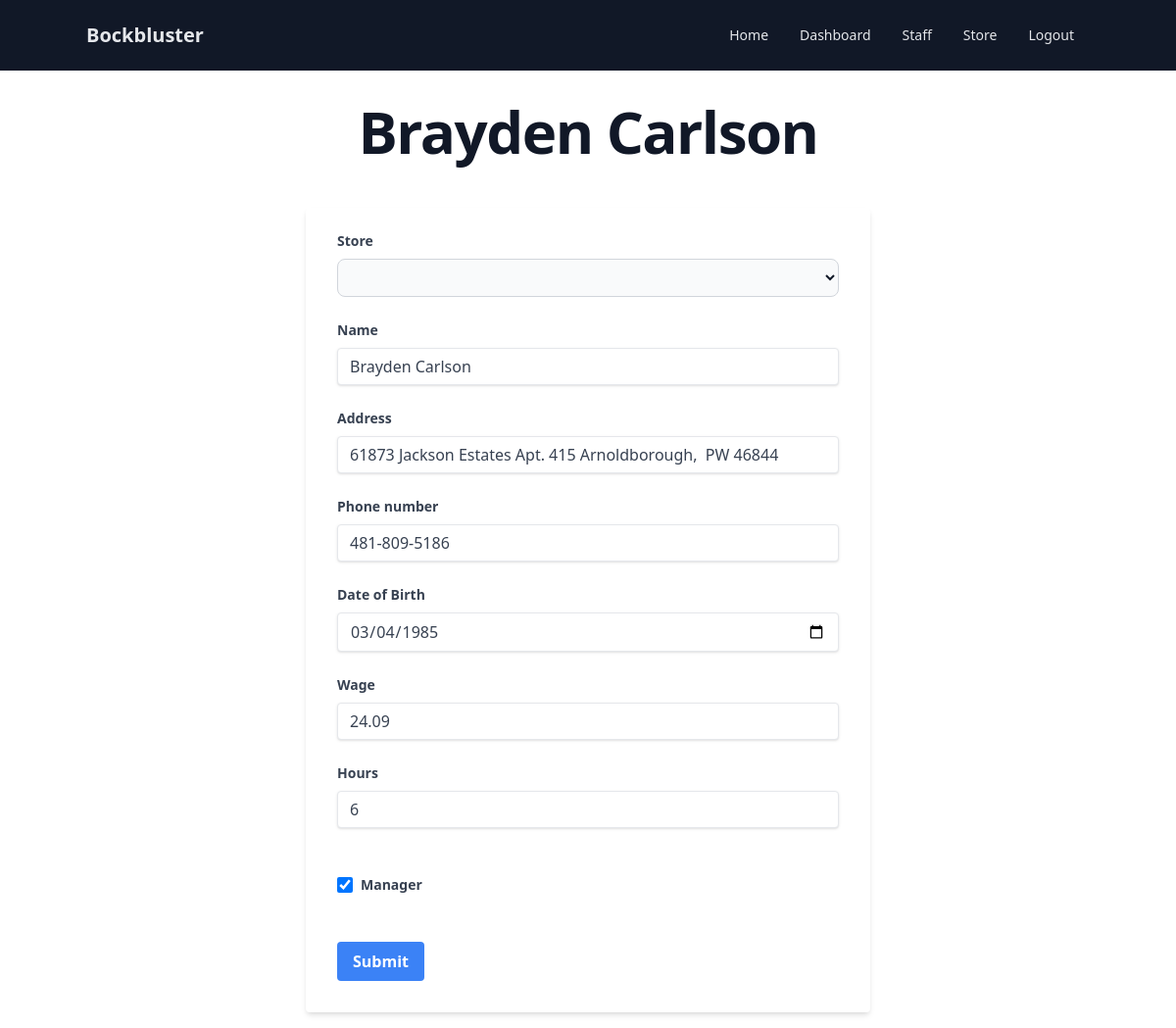
Screenshot of /update_staff_form.php?ID=2 (signed in) with the database file from the repository.
### tables this page shows
create table STAFF(
    ID int auto_increment,
    SID int,
    name varchar(100),
    username varchar(100),
    password varchar(255),
    address varchar(100),
    phone varchar(20),
    dob date,
    wage float(2),
    hours int unsigned,
    manager boolean,
    primary key (ID),
    foreign key (SID) references STORE(SID)
);

### compatibility/fetch.php (called while the page is built)
<?php
    function get($statement)
    {
        $collection = array();
        $count = $statement->num_rows;
        if ($count > 0)
        {
            while ($row = fetch($statement))
            {
                array_push($collection, $row);
            }
            $count = count($collection);
            if ($count > 0)
                return $collection;
            return null;
        }
        return null;
    }
    function fetch($statement)
    {
        if ($statement->num_rows > 0)
        {
            $metadata = $statement->result_metadata();
            $result = array();
            $parameters = array();
            while ($field = $metadata->fetch_field())
            {
                $parameters[] = &$result[$field->name];
            }
            call_user_func_array(
                array($statement, "bind_result"),
                $parameters
            );
            $row = $statement->fetch();
            if ($row)
                return $result;
        }
        return null;
    }
?>

### update_staff_form.php (the view, shortened to what this page needs)
<?php
    include_once("connection.php");
    include_once "compatibility/fetch.php";
    include_once("component/header.php");
    $ID = isset($_GET["ID"]);
    if ($ID) {
        $sql = "select * from STAFF where ID=?";
        $statement = $connection->prepare($sql);
        $statement->bind_param("s", $_GET["ID"]);
        $statement->execute();
        $statement->store_result();
        $employee = fetch($statement);
        $manager = $employee["manager"] ? "checked" : "";
    } else {
        echo "Please enter a staff ID to update.";
        return;
    }
    $sql = "select name, SID from STORE";
    $statement = $connection->prepare($sql);
    $statement->execute();
    $statement->store_result();
    $stores = get($statement);
    $row = isset($stores);
?>
<main>
    <h1 class="mt-8 mb-12 text-4xl font-extrabold tracking-tight leading-none text-gray-900 md:text-5xl lg:text-6xl">
        <a href="update_staff_form.php?ID=<?= $employee["ID"]; ?>"><?= $employee["name"]; ?></a>
    </h1>
    <div class="flex items-center justify-center h-fit">
        <div class="w-full max-w-xl">
            <form action="update_staff.php" method=post class="bg-white shadow-md rounded px-8 pt-6 pb-8 mb-4">
                <?php if ($row): ?>
                    <div class="mb-6">
                        <label class="block text-gray-700 text-sm font-bold mb-2" for="SID">Store</label>
                        <select id="SID" name="SID" class="py-2 px-3 bg-gray-50 border border-gray-300 text-gray-900 text-sm rounded-lg focus:ring-blue-500 focus:border-blue-500 block w-full p-2.5" required>
                            <option selected disabled hidden></option>
                            <?php foreach($stores as $store): ?>
                                <option value=<?= $store["SID"]; ?>><?= $store["name"]; ?></option>
                            <?php endforeach; ?>
                        </select>
                    </div>
                <?php endif; ?>
                <div class="mb-6">
                    <label class="block text-gray-700 text-sm font-bold mb-2" for="name">Name</label>
                    <input class="shadow appearance-none border rounded w-full py-2 px-3 text-gray-700 leading-tight focus:outline-none focus:shadow-outline" id="name" name="name" type="text" value="<?= $employee["name"]; ?>" placeholder="John Doe" required>
                </div>
                <div class="mb-6">
                    <label class="block text-gray-700 text-sm font-bold mb-2" for="dob">Address</label>
                    <input class="shadow appearance-none border rounded w-full py-2 px-3 text-gray-700 leading-tight focus:outline-none focus:shadow-outline" id="address" name="address" type="text" value="<?= $employee["address"]; ?>" placeholder="123 Street NW, Lethbridge, AB" required>
                </div>
                <div class="mb-6">
                    <label class="block text-gray-700 text-sm font-bold mb-2" for="phone">Phone number</label>
                    <input class="shadow appearance-none border rounded w-full py-2 px-3 text-gray-700 leading-tight focus:outline-none focus:shadow-outline" id="phone" name="phone" type="tel" value="<?= $employee["phone"]; ?>" placeholder="403-555-5555" required>
                </div>
                <div class="mb-6">
                    <label class="block text-gray-700 text-sm font-bold mb-2" for="dob">Date of Birth</label>
                    <input class="shadow appearance-none border rounded w-full py-2 px-3 text-gray-700 leading-tight focus:outline-none focus:shadow-outline" id="dob" name="dob" type="date" value="<?= $employee["dob"]; ?>" placeholder="1975-01-01" required>
                </div>
                <div class="mb-6">
                    <label class="block text-gray-700 text-sm font-bold mb-2" for="wage">Wage</label>
                    <input class="shadow appearance-none border rounded w-full py-2 px-3 text-gray-700 leading-tight focus:outline-none focus:shadow-outline" id="wage" name="wage" type="text" value="<?= $employee["wage"]; ?>" placeholder="14.00" required>
                </div>
                <div class="mb-12">
                    <label class="block text-gray-700 text-sm font-bold mb-2" for="hours">Hours</label>
                    <input class="shadow appearance-none border rounded w-full py-2 px-3 text-gray-700 leading-tight focus:outline-none focus:shadow-outline" id="hours" name="hours" type="text" value="<?= $employee["hours"]; ?>" placeholder="8" required>
                </div>
                <div class="mb-12">
                    <div class="flex items-center">
                        <input id="manager" name="manager" type="checkbox" <?= $manager; ?> class="w-4 h-4 text-blue-600 bg-gray-100 rounded border-gray-300 focus:ring-blue-500">
                        <label for="manager" class="ml-2 text-gray-700 text-sm font-bold">Manager</label>
                    </div>
                </div>
                <div class="flex items-center">
                    <button class="bg-blue-500 hover:bg-blue-700 text-white font-bold py-2 px-4 rounded focus:outline-none focus:shadow-outline" type=submit name="submit">Submit</button>
                </div>
            </form>
        </div>
    </div>
</main>
<?php
    include_once("component/footer.php");
?>

### css/index.css (style rules this page uses)
h1 { text-align: center; }

### rows the page displays
staff: name "Brayden Carlson", address "61873 Jackson Estates Apt. 415 Arnoldborough, PW 46844", phone "481-809-5186", dob "03/04/1985", wage "24.09", hours "6"
